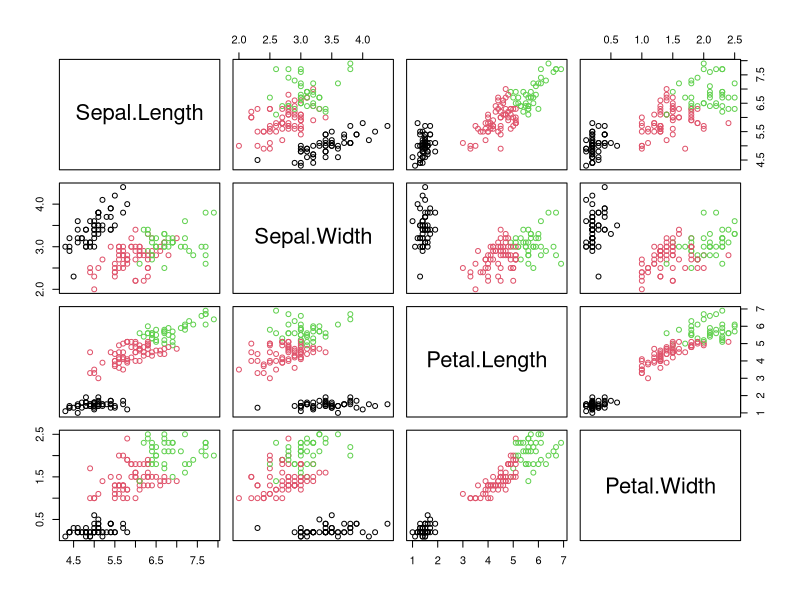
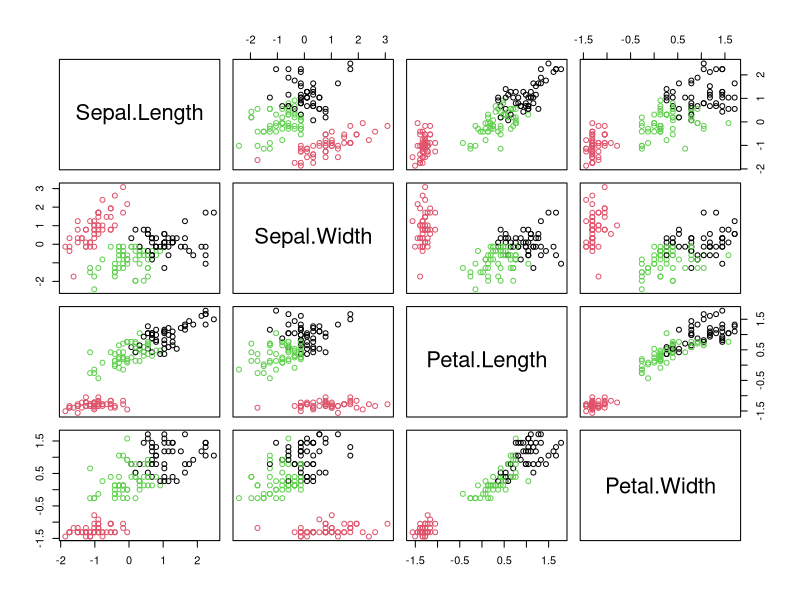

Here is the R script that generated these plots, in order:
## -------------------------------------------------------------------------------------------------------------------------------------
## a+b
names(iris)
iris4  <- iris[,-5]
siris4 <- scale(iris4)
#
cl1 <- kmeans(iris4, 3)
pairs(iris4, col=cl1$cluster)
cl2 <- kmeans(siris4, 3)
pairs(siris4, col=cl2$cluster)
## c
table(cl1$cluster, iris[,"Species"])
table(cl2$cluster, iris[,"Species"])
table(cl1$cluster, cl2$cluster)
